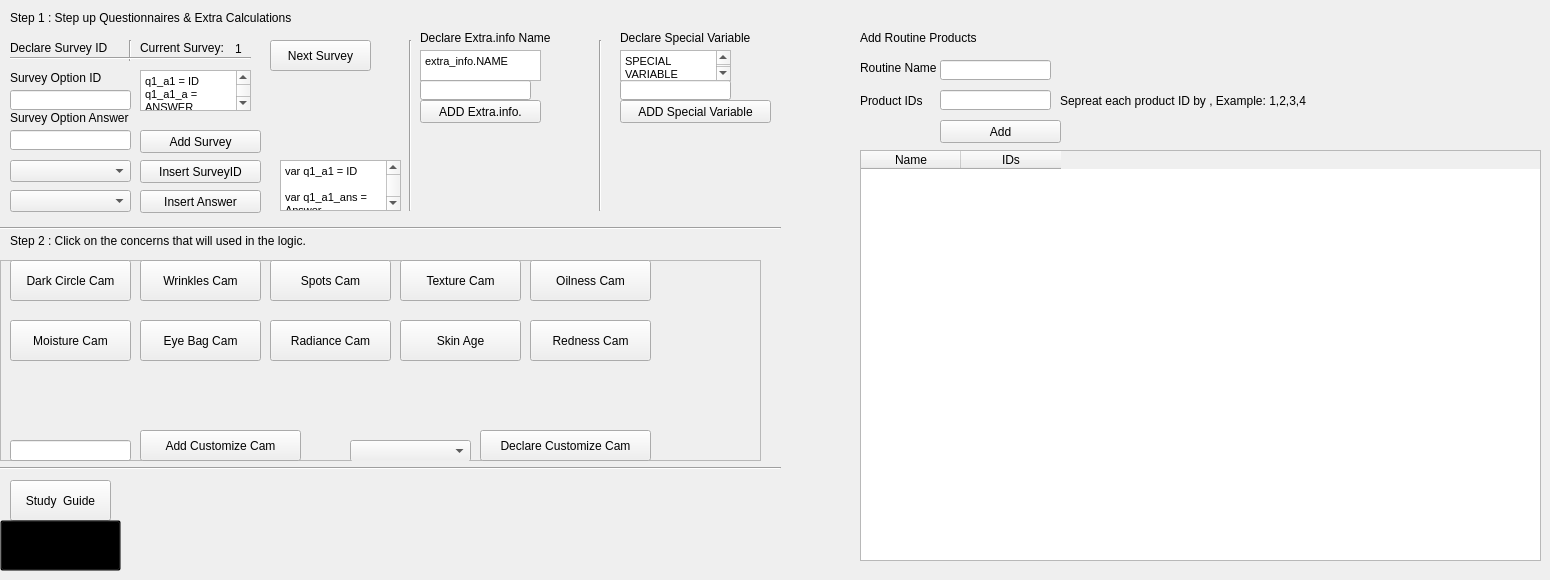
    <widget class="QWidget" name="tab">
     <attribute name="title">
      <string>Declare</string>
     </attribute>
     <widget class="QComboBox" name="dcOption_dropDown">
      <property name="geometry">
       <rect>
        <x>10</x>
        <y>160</y>
        <width>121</width>
        <height>22</height>
       </rect>
      </property>
     </widget>
     <widget class="QPushButton" name="declear_OptionAns_btn">
      <property name="geometry">
       <rect>
        <x>140</x>
        <y>190</y>
        <width>121</width>
        <height>23</height>
       </rect>
      </property>
      <property name="text">
       <string>Insert Answer</string>
      </property>
     </widget>
     <widget class="Line" name="line_10">
      <property name="geometry">
       <rect>
        <x>120</x>
        <y>40</y>
        <width>20</width>
        <height>21</height>
       </rect>
      </property>
      <property name="orientation">
       <enum>Qt::Vertical</enum>
      </property>
     </widget>
     <widget class="QTextBrowser" name="code_5">
      <property name="geometry">
       <rect>
        <x>420</x>
        <y>50</y>
        <width>121</width>
        <height>31</height>
       </rect>
      </property>
      <property name="html">
       <string>&lt;!DOCTYPE HTML PUBLIC &quot;-//W3C//DTD HTML 4.0//EN&quot; &quot;http://www.w3.org/TR/REC-html40/strict.dtd&quot;&gt;
&lt;html&gt;&lt;head&gt;&lt;meta name=&quot;qrichtext&quot; content=&quot;1&quot; /&gt;&lt;style type=&quot;text/css&quot;&gt;
p, li { white-space: pre-wrap; }
&lt;/style&gt;&lt;/head&gt;&lt;body style=&quot; font-family:'PMingLiU'; font-size:11pt; font-weight:400; font-style:normal;&quot;&gt;
&lt;p style=&quot; margin-top:0px; margin-bottom:0px; margin-left:0px; margin-right:0px; -qt-block-indent:0; text-indent:0px;&quot;&gt;&lt;span style=&quot; font-family:'MS Shell Dlg 2'; font-size:8.25pt;&quot;&gt;extra_info.NAME&lt;/span&gt;&lt;/p&gt;&lt;/body&gt;&lt;/html&gt;</string>
      </property>
     </widget>
     <widget class="QLabel" name="label_2">
      <property name="geometry">
       <rect>
        <x>10</x>
        <y>110</y>
        <width>131</width>
        <height>16</height>
       </rect>
      </property>
      <property name="toolTip">
       <string/>
      </property>
      <property name="text">
       <string>Survey Option Answer</string>
      </property>
     </widget>
     <widget class="QTextBrowser" name="code_2">
      <property name="geometry">
       <rect>
        <x>140</x>
        <y>70</y>
        <width>111</width>
        <height>41</height>
       </rect>
      </property>
      <property name="html">
       <string>&lt;!DOCTYPE HTML PUBLIC &quot;-//W3C//DTD HTML 4.0//EN&quot; &quot;http://www.w3.org/TR/REC-html40/strict.dtd&quot;&gt;
&lt;html&gt;&lt;head&gt;&lt;meta name=&quot;qrichtext&quot; content=&quot;1&quot; /&gt;&lt;style type=&quot;text/css&quot;&gt;
p, li { white-space: pre-wrap; }
&lt;/style&gt;&lt;/head&gt;&lt;body style=&quot; font-family:'PMingLiU'; font-size:11pt; font-weight:400; font-style:normal;&quot;&gt;
&lt;p style=&quot; margin-top:0px; margin-bottom:0px; margin-left:0px; margin-right:0px; -qt-block-indent:0; text-indent:0px;&quot;&gt;&lt;span style=&quot; font-family:'MS Shell Dlg 2'; font-size:8pt;&quot;&gt;q1_a1 = ID&lt;/span&gt;&lt;/p&gt;
&lt;p style=&quot; margin-top:0px; margin-bottom:0px; margin-left:0px; margin-right:0px; -qt-block-indent:0; text-indent:0px;&quot;&gt;&lt;span style=&quot; font-family:'MS Shell Dlg 2'; font-size:8pt;&quot;&gt;q1_a1_a = ANSWER&lt;/span&gt;&lt;/p&gt;&lt;/body&gt;&lt;/html&gt;</string>
      </property>
     </widget>
     <widget class="QTextBrowser" name="code_3">
      <property name="geometry">
       <rect>
        <x>280</x>
        <y>160</y>
        <width>121</width>
        <height>51</height>
       </rect>
      </property>
      <property name="html">
       <string>&lt;!DOCTYPE HTML PUBLIC &quot;-//W3C//DTD HTML 4.0//EN&quot; &quot;http://www.w3.org/TR/REC-html40/strict.dtd&quot;&gt;
&lt;html&gt;&lt;head&gt;&lt;meta name=&quot;qrichtext&quot; content=&quot;1&quot; /&gt;&lt;style type=&quot;text/css&quot;&gt;
p, li { white-space: pre-wrap; }
&lt;/style&gt;&lt;/head&gt;&lt;body style=&quot; font-family:'PMingLiU'; font-size:11pt; font-weight:400; font-style:normal;&quot;&gt;
&lt;p style=&quot; margin-top:0px; margin-bottom:0px; margin-left:0px; margin-right:0px; -qt-block-indent:0; text-indent:0px;&quot;&gt;&lt;span style=&quot; font-family:'MS Shell Dlg 2'; font-size:8pt;&quot;&gt;var q1_a1 = ID&lt;/span&gt;&lt;/p&gt;
&lt;p style=&quot;-qt-paragraph-type:empty; margin-top:0px; margin-bottom:0px; margin-left:0px; margin-right:0px; -qt-block-indent:0; text-indent:0px; font-family:'MS Shell Dlg 2'; font-size:8pt;&quot;&gt;&lt;br /&gt;&lt;/p&gt;
&lt;p style=&quot; margin-top:0px; margin-bottom:0px; margin-left:0px; margin-right:0px; -qt-block-indent:0; text-indent:0px;&quot;&gt;&lt;span style=&quot; font-family:'MS Shell Dlg 2'; font-size:8pt;&quot;&gt;var q1_a1_ans = Answer&lt;/span&gt;&lt;/p&gt;&lt;/body&gt;&lt;/html&gt;</string>
      </property>
     </widget>
     <widget class="QLabel" name="label_3">
      <property name="geometry">
       <rect>
        <x>10</x>
        <y>40</y>
        <width>111</width>
        <height>16</height>
       </rect>
      </property>
      <property name="text">
       <string>Declare Survey ID</string>
      </property>
     </widget>
     <widget class="QLabel" name="label_11">
      <property name="geometry">
       <rect>
        <x>140</x>
        <y>40</y>
        <width>91</width>
        <height>16</height>
       </rect>
      </property>
      <property name="text">
       <string>Current Survey:</string>
      </property>
     </widget>
     <widget class="QComboBox" name="dcOptionAns_dropDown">
      <property name="geometry">
       <rect>
        <x>10</x>
        <y>190</y>
        <width>121</width>
        <height>22</height>
       </rect>
      </property>
     </widget>
     <widget class="QLineEdit" name="extra_nameField">
      <property name="geometry">
       <rect>
        <x>420</x>
        <y>80</y>
        <width>111</width>
        <height>20</height>
       </rect>
      </property>
     </widget>
     <widget class="QLineEdit" name="dc_specialVar">
      <property name="geometry">
       <rect>
        <x>620</x>
        <y>80</y>
        <width>111</width>
        <height>20</height>
       </rect>
      </property>
     </widget>
     <widget class="Line" name="line_3">
      <property name="geometry">
       <rect>
        <x>0</x>
        <y>460</y>
        <width>781</width>
        <height>16</height>
       </rect>
      </property>
      <property name="orientation">
       <enum>Qt::Horizontal</enum>
      </property>
     </widget>
     <widget class="QLabel" name="label_7">
      <property name="geometry">
       <rect>
        <x>10</x>
        <y>230</y>
        <width>401</width>
        <height>21</height>
       </rect>
      </property>
      <property name="styleSheet">
       <string notr="true">font: 12pt &quot;Arial&quot;;</string>
      </property>
      <property name="text">
       <string>Step 2 : Click on the concerns that will used in the logic.</string>
      </property>
     </widget>
     <widget class="QLabel" name="label_10">
      <property name="geometry">
       <rect>
        <x>620</x>
        <y>30</y>
        <width>141</width>
        <height>16</height>
       </rect>
      </property>
      <property name="text">
       <string>Declare Special Variable</string>
      </property>
     </widget>
     <widget class="QPushButton" name="dc_extraInfoBtn">
      <property name="geometry">
       <rect>
        <x>420</x>
        <y>100</y>
        <width>121</width>
        <height>23</height>
       </rect>
      </property>
      <property name="text">
       <string>ADD Extra.info.</string>
      </property>
     </widget>
     <widget class="QLineEdit" name="dc_qAns">
      <property name="geometry">
       <rect>
        <x>10</x>
        <y>130</y>
        <width>121</width>
        <height>20</height>
       </rect>
      </property>
     </widget>
     <widget class="QPushButton" name="helpbtn">
      <property name="geometry">
       <rect>
        <x>10</x>
        <y>480</y>
        <width>101</width>
        <height>41</height>
       </rect>
      </property>
      <property name="styleSheet">
       <string notr="true"/>
      </property>
      <property name="text">
       <string>Study  Guide</string>
      </property>
     </widget>
     <widget class="Line" name="line">
      <property name="geometry">
       <rect>
        <x>0</x>
        <y>220</y>
        <width>781</width>
        <height>16</height>
       </rect>
      </property>
      <property name="orientation">
       <enum>Qt::Horizontal</enum>
      </property>
     </widget>
     <widget class="QPushButton" name="next_surveyBtn">
      <property name="geometry">
       <rect>
        <x>270</x>
        <y>40</y>
        <width>101</width>
        <height>31</height>
       </rect>
      </property>
      <property name="styleSheet">
       <string notr="true"/>
      </property>
      <property name="text">
       <string>Next Survey</string>
      </property>
     </widget>
     <widget class="Line" name="line_11">
      <property name="geometry">
       <rect>
        <x>10</x>
        <y>50</y>
        <width>241</width>
        <height>16</height>
       </rect>
      </property>
      <property name="orientation">
       <enum>Qt::Horizontal</enum>
      </property>
     </widget>
     <widget class="QLabel" name="count_survey">
      <property name="geometry">
       <rect>
        <x>235</x>
        <y>33</y>
        <width>31</width>
        <height>31</height>
       </rect>
      </property>
      <property name="text">
       <string>1</string>
      </property>
     </widget>
     <widget class="Line" name="line_2">
      <property name="geometry">
       <rect>
        <x>400</x>
        <y>40</y>
        <width>20</width>
        <height>171</height>
       </rect>
      </property>
      <property name="orientation">
       <enum>Qt::Vertical</enum>
      </property>
     </widget>
     <widget class="QPushButton" name="dc_specialVarBtn">
      <property name="geometry">
       <rect>
        <x>620</x>
        <y>100</y>
        <width>151</width>
        <height>23</height>
       </rect>
      </property>
      <property name="text">
       <string>ADD Special Variable</string>
      </property>
     </widget>
     <widget class="Line" name="line_5">
      <property name="geometry">
       <rect>
        <x>590</x>
        <y>40</y>
        <width>20</width>
        <height>171</height>
       </rect>
      </property>
      <property name="orientation">
       <enum>Qt::Vertical</enum>
      </property>
     </widget>
     <widget class="QLabel" name="label_6">
      <property name="geometry">
       <rect>
        <x>10</x>
        <y>70</y>
        <width>111</width>
        <height>16</height>
       </rect>
      </property>
      <property name="toolTip">
       <string extracomment="ID can be find in Perfect console"/>
      </property>
      <property name="text">
       <string>Survey Option ID</string>
      </property>
     </widget>
     <widget class="QLabel" name="label_4">
      <property name="geometry">
       <rect>
        <x>420</x>
        <y>30</y>
        <width>151</width>
        <height>16</height>
       </rect>
      </property>
      <property name="text">
       <string>Declare Extra.info Name</string>
      </property>
     </widget>
     <widget class="QLineEdit" name="dc_qIdField">
      <property name="geometry">
       <rect>
        <x>10</x>
        <y>90</y>
        <width>121</width>
        <height>20</height>
       </rect>
      </property>
     </widget>
     <widget class="QPushButton" name="dc_questionBtn">
      <property name="geometry">
       <rect>
        <x>140</x>
        <y>130</y>
        <width>121</width>
        <height>23</height>
       </rect>
      </property>
      <property name="text">
       <string>Add Survey</string>
      </property>
     </widget>
     <widget class="QPushButton" name="declear_option_btn">
      <property name="geometry">
       <rect>
        <x>140</x>
        <y>160</y>
        <width>121</width>
        <height>23</height>
       </rect>
      </property>
      <property name="text">
       <string>Insert SurveyID</string>
      </property>
     </widget>
     <widget class="QTextBrowser" name="code_12">
      <property name="geometry">
       <rect>
        <x>620</x>
        <y>50</y>
        <width>111</width>
        <height>31</height>
       </rect>
      </property>
      <property name="html">
       <string>&lt;!DOCTYPE HTML PUBLIC &quot;-//W3C//DTD HTML 4.0//EN&quot; &quot;http://www.w3.org/TR/REC-html40/strict.dtd&quot;&gt;
&lt;html&gt;&lt;head&gt;&lt;meta name=&quot;qrichtext&quot; content=&quot;1&quot; /&gt;&lt;style type=&quot;text/css&quot;&gt;
p, li { white-space: pre-wrap; }
&lt;/style&gt;&lt;/head&gt;&lt;body style=&quot; font-family:'PMingLiU'; font-size:11pt; font-weight:400; font-style:normal;&quot;&gt;
&lt;p style=&quot; margin-top:0px; margin-bottom:0px; margin-left:0px; margin-right:0px; -qt-block-indent:0; text-indent:0px;&quot;&gt;&lt;span style=&quot; font-family:'MS Shell Dlg 2'; font-size:8.25pt;&quot;&gt;SPECIAL VARIABLE&lt;/span&gt;&lt;/p&gt;&lt;/body&gt;&lt;/html&gt;</string>
      </property>
     </widget>
     <widget class="QLabel" name="label">
      <property name="geometry">
       <rect>
        <x>10</x>
        <y>10</y>
        <width>371</width>
        <height>16</height>
       </rect>
      </property>
      <property name="styleSheet">
       <string notr="true">font: 12pt &quot;Arial&quot;;</string>
      </property>
      <property name="text">
       <string>Step 1 : Step up Questionnaires &amp; Extra Calculations</string>
      </property>
     </widget>
     <widget class="QTableWidget" name="routine_table">
      <property name="geometry">
       <rect>
        <x>860</x>
        <y>150</y>
        <width>681</width>
        <height>411</height>
       </rect>
      </property>
      <column>
       <property name="text">
        <string>Name</string>
       </property>
      </column>
      <column>
       <property name="text">
        <string>IDs</string>
       </property>
      </column>
     </widget>
     <widget class="QLabel" name="label_22">
      <property name="geometry">
       <rect>
        <x>860</x>
        <y>30</y>
        <width>131</width>
        <height>16</height>
       </rect>
      </property>
      <property name="text">
       <string>Add Routine Products</string>
      </property>
     </widget>
     <widget class="QLineEdit" name="routine_name">
      <property name="geometry">
       <rect>
        <x>940</x>
        <y>60</y>
        <width>111</width>
        <height>20</height>
       </rect>
      </property>
     </widget>
     <widget class="QLabel" name="label_23">
      <property name="geometry">
       <rect>
        <x>860</x>
        <y>60</y>
        <width>81</width>
        <height>16</height>
       </rect>
      </property>
      <property name="text">
       <string>Routine Name</string>
      </property>
     </widget>
     <widget class="QLabel" name="label_24">
      <property name="geometry">
       <rect>
        <x>860</x>
        <y>90</y>
        <width>71</width>
        <height>21</height>
       </rect>
      </property>
      <property name="text">
       <string>Product IDs</string>
      </property>
     </widget>
     <widget class="QLineEdit" name="routine_id">
      <property name="geometry">
       <rect>
        <x>940</x>
        <y>90</y>
        <width>111</width>
        <height>20</height>
       </rect>
      </property>
     </widget>
     <widget class="QPushButton" name="add_routibe_tblBtn">
      <property name="geometry">
       <rect>
        <x>940</x>
        <y>120</y>
        <width>121</width>
        <height>23</height>
       </rect>
      </property>
      <property name="text">
       <string>Add</string>
      </property>
     </widget>
     <widget class="QLabel" name="label_26">
      <property name="geometry">
       <rect>
        <x>1060</x>
        <y>90</y>
        <width>291</width>
        <height>21</height>
       </rect>
      </property>
      <property name="text">
       <string>Sepreat each product ID by , Example: 1,2,3,4</string>
      </property>
     </widget>
     <widget class="QPushButton" name="cheat">
      <property name="geometry">
       <rect>
        <x>0</x>
        <y>520</y>
        <width>121</width>
        <height>51</height>
       </rect>
      </property>
      <property name="styleSheet">
       <string notr="true">QPushButton#cheat{
background-color: transparent;
	border-color: transparent;
}</string>
      </property>
      <property name="text">
       <string>Advanced Mode</string>
      </property>
     </widget>
     <widget class="QFrame" name="frame">
      <property name="geometry">
       <rect>
        <x>0</x>
        <y>260</y>
        <width>761</width>
        <height>201</height>
       </rect>
      </property>
      <property name="frameShape">
       <enum>QFrame::StyledPanel</enum>
      </property>
      <property name="frameShadow">
       <enum>QFrame::Raised</enum>
      </property>
      <widget class="QPushButton" name="enable_darkc">
       <property name="geometry">
        <rect>
         <x>10</x>
         <y>0</y>
         <width>121</width>
         <height>41</height>
        </rect>
       </property>
       <property name="text">
        <string>Dark Circle Cam</string>
       </property>
      </widget>
      <widget class="QPushButton" name="enable_moisture">
       <property name="geometry">
        <rect>
         <x>10</x>
         <y>60</y>
         <width>121</width>
         <height>41</height>
        </rect>
       </property>
       <property name="text">
        <string>Moisture Cam</string>
       </property>
      </widget>
      <widget class="QPushButton" name="enable_wrink">
       <property name="geometry">
        <rect>
         <x>140</x>
         <y>0</y>
         <width>121</width>
         <height>41</height>
        </rect>
       </property>
       <property name="text">
        <string>Wrinkles Cam</string>
       </property>
      </widget>
      <widget class="QPushButton" name="enable_eyebag">
       <property name="geometry">
        <rect>
         <x>140</x>
         <y>60</y>
         <width>121</width>
         <height>41</height>
        </rect>
       </property>
       <property name="text">
        <string>Eye Bag Cam</string>
       </property>
      </widget>
      <widget class="QPushButton" name="enable_spots">
       <property name="geometry">
        <rect>
         <x>270</x>
         <y>0</y>
         <width>121</width>
         <height>41</height>
        </rect>
       </property>
       <property name="text">
        <string>Spots Cam</string>
       </property>
      </widget>
      <widget class="QPushButton" name="enable_radiance">
       <property name="geometry">
        <rect>
         <x>270</x>
         <y>60</y>
         <width>121</width>
         <height>41</height>
        </rect>
       </property>
       <property name="text">
        <string>Radiance Cam</string>
       </property>
      </widget>
      <widget class="QPushButton" name="enable_texture">
       <property name="geometry">
        <rect>
         <x>400</x>
         <y>0</y>
         <width>121</width>
         <height>41</height>
        </rect>
       </property>
       <property name="text">
        <string>Texture Cam</string>
       </property>
      </widget>
      <widget class="QPushButton" name="enable_skinage">
       <property name="geometry">
        <rect>
         <x>400</x>
         <y>60</y>
         <width>121</width>
         <height>41</height>
        </rect>
       </property>
       <property name="text">
        <string>Skin Age</string>
       </property>
      </widget>
      <widget class="QPushButton" name="enable_oilness">
       <property name="geometry">
        <rect>
         <x>530</x>
         <y>0</y>
         <width>121</width>
         <height>41</height>
        </rect>
       </property>
       <property name="text">
        <string>Oilness Cam</string>
       </property>
      </widget>
      <widget class="QPushButton" name="enable_redness">
       <property name="geometry">
        <rect>
         <x>530</x>
         <y>60</y>
         <width>121</width>
         <height>41</height>
        </rect>
       </property>
       <property name="text">
        <string>Redness Cam</string>
       </property>
      </widget>
      <widget class="QLineEdit" name="customize_cam">
       <property name="geometry">
        <rect>
         <x>10</x>
         <y>180</y>
         <width>121</width>
         <height>21</height>
        </rect>
       </property>
      </widget>
      <widget class="QPushButton" name="add_cusCam">
       <property name="geometry">
        <rect>
         <x>140</x>
         <y>170</y>
         <width>161</width>
         <height>31</height>
        </rect>
       </property>
       <property name="text">
        <string>Add Customize Cam</string>
       </property>
      </widget>
      <widget class="QComboBox" name="dc_custom_cam_dropdown">
       <property name="geometry">
        <rect>
         <x>350</x>
         <y>180</y>
         <width>121</width>
         <height>22</height>
        </rect>
       </property>
      </widget>
      <widget class="QPushButton" name="declare_cusCam">
       <property name="geometry">
        <rect>
         <x>480</x>
         <y>170</y>
         <width>171</width>
         <height>31</height>
        </rect>
       </property>
       <property name="text">
        <string>Declare Customize Cam</string>
       </property>
      </widget>
     </widget>
    </widget>
